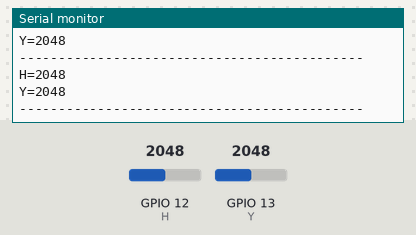
Bench run of a sketch on a simulated ESP32. On the bench: the last lines printed to the serial monitor. The test bench sets the inputs (shaded band); at power-on: GPIO 12 (H) = 2048, GPIO 13 (Y) = 2048.

Above: at 1.8 s.
1.9 s: GPIO 12 (H) set to 2866
At 2.3 s:
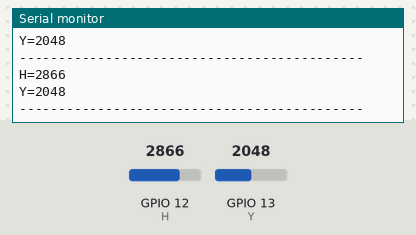
3.4 s: GPIO 13 (Y) set to 2866
At 4.7 s:
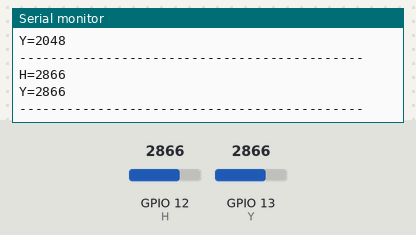
4.9 s: GPIO 12 (H) set to 3603
At 5.8 s:
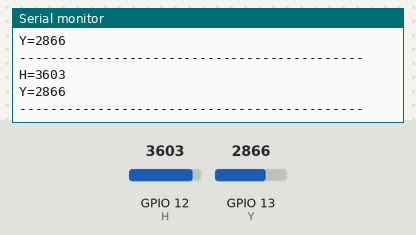
6.4 s: GPIO 13 (Y) set to 3603
At 7.4 s:
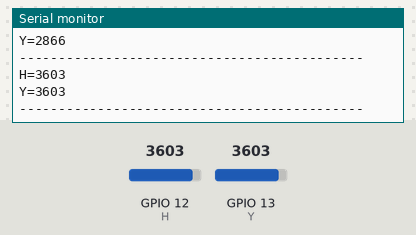
Timing chart, 0 to 8.9 s (numbered marks = the images above; inputs shaded):
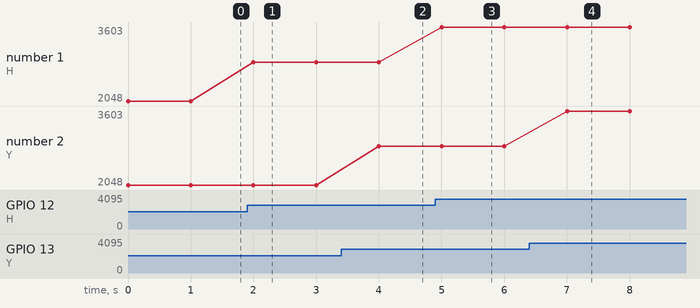

Measured:
- after the input at 1.9 s, the serial monitor: prints a new line after 0.10 s (image 1)
- after the input at 3.4 s, the serial monitor: prints a new line after 0.60 s (image 2)
- after the input at 4.9 s, the serial monitor: prints a new line after 0.10 s (image 3)
- after the input at 6.4 s, the serial monitor: prints a new line after 0.60 s (image 4)
- plotted number 1: 2048 → 2866 after the input at 1.9 s, 2866 → 3603 after the input at 4.9 s

The sketch:

joystick.ino
```cpp
// Define joystick axis pins using preprocessor directives
#define H 12  // Horizontal axis (X-axis)
#define Y 13  // Vertical axis (Y-axis)

void setup() {
  // Start serial communication at 9600 baud rate
  Serial.begin(9600);

  // Set ADC attenuation to 11dB to allow voltage reading up to ~3.3V
  analogSetAttenuation(ADC_11db);
}

void loop() {
  // Read and print X-axis (horizontal) value
  Serial.print("H=");               // Print label
  Serial.println(analogRead(H));    // Read and print analog value from GPIO12

  // Read and print Y-axis (vertical) value
  Serial.print("Y=");               // Print label
  Serial.println(analogRead(Y));    // Read and print analog value from GPIO13

  // Print a separator line for clarity
  Serial.println("--------------------------------------------");

  // Wait 1 second before next reading
  delay(1000);
}
```
